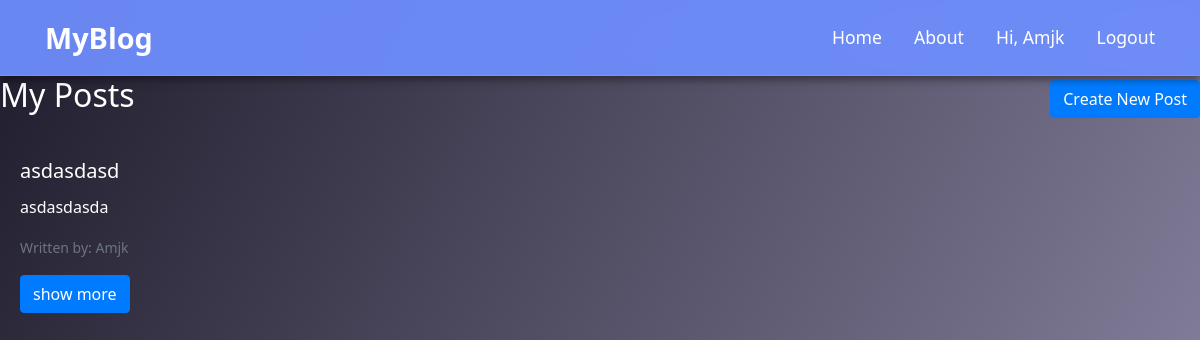
/my_post/ (signed in), run on the app's committed database.
### note/models.py (models this page shows, shortened)
class Note(models.Model):
    STATUS = (
        ("draft",'Draft'),
        ("published",'Published')
    )
    author = models.ForeignKey(User,on_delete=models.CASCADE ,related_name="blog_posts")
    slug = models.SlugField(max_length=250,unique_for_date="publish")
    title = models.CharField(max_length=250)
    body = models.TextField()
    publish = models.DateTimeField(default=timezone.now)
    created = models.DateTimeField(auto_now_add=True)
    updated = models.DateTimeField(auto_now=True)
    status = models.CharField(max_length=10,choices=STATUS,default="draft")
    published = PublishManager()
    objects = models.Manager()
    def get_absolute_url(self):
        return reverse("blog:post_detail",args=[self.publish.year,self.publish.month,self.publish.day,self.slug])
    class Meta:
        ordering = ("publish",)

### note/views.py (the view)
# urls.py: path("my_post/",views.show_my_post,name="my_post"),
def show_my_post(request):
    post = Note.published.all().filter(author=request.user)
    return render(request,"blog/post/my_post.html",{"post":post})

### note/models.py (called while the page is built)
    def get_queryset(self):
        return super(PublishManager,self).get_queryset().filter(status="published")

### template/blog/post/my_post.html
{% extends "base.html" %}
{% block content %}
  <div class="d-flex justify-content-between align-items-center mb-3">
    <h2>My Posts</h2>
    <a href="{% url 'blog:createpost' %}" class="btn btn-primary">Create New Post</a>
  </div>
  {% for post in post %}
  <div class="card-body">
      <h5 class="card-title">{{ post.title }}</h5>
      <p class="card-text">{{ post.body|truncatechars:150 }}</p>
      <p class="card-text"><small class="text-muted">Written by: {{ post.author }}</small></p>
      <a href="{{ post.get_absolute_url }}" class="btn btn-primary">show more</a>
  </div>
{% endfor %}
{% endblock content %}

### template/base.html (shortened to what this page needs)
<!DOCTYPE html>
{% load static %}
<html lang="en">
<head>
    <link rel="stylesheet" href="https://cdn.jsdelivr.net/npm/bootstrap@4.6.2/dist/css/bootstrap.min.css">
    <link rel="stylesheet" href="{% static 'css/static.css' %}">
</head>
<body>
    <nav class="custom-navbar">
        <div class="container">
          <a href="{% url 'blog:post_list' %}" class="logo">MyBlog</a>
          <ul class="nav-links">
            <li><a href="{% url 'blog:post_list' %}">Home</a></li>
            <li><a href="#">About</a></li>
            {% if user.is_authenticated %}
              <li><a href="{% url 'blog:my_post' %}">Hi, {{ user.username }}</a></li>
              <li><a href="{% url 'accounts:logout' %}">Logout</a></li>
            {% else %}
              <li><a href="{% url 'accounts:login' %}">Login</a></li>
            {% endif %}
          </ul>
        </div>
      </nav>
    {% block content %}
    {% endblock content %}
</body>
</html>

### static/css/static.css (style rules this page uses)
body { background: linear-gradient(120deg, #1f1c2c, #928dab); background-attachment: fixed; min-height: 100vh; margin: 0; padding: 0; font-family: "Segoe UI", Tahoma, Geneva, Verdana, sans-serif; color: #ffffff; }
.custom-navbar { background: rgba(110, 142, 251, 0.95); padding: 1rem 0; box-shadow: 0 4px 8px rgba(0,0,0,0.4); font-family: "Segoe UI", Tahoma, Geneva, Verdana, sans-serif; position: sticky; top: 0; z-index: 1000; backdrop-filter: saturate(180%) blur(10px); border-bottom: 1px solid rgba(255,255,255,0.1); }
.custom-navbar .container { display: flex; justify-content: space-between; align-items: center; }
.custom-navbar .logo { font-size: 1.8rem; color: white; font-weight: bold; text-decoration: none; }
.custom-navbar .nav-links { list-style: none; display: flex; margin: 0; padding: 0; }
.custom-navbar .nav-links li { margin-left: 2rem; }
.custom-navbar .nav-links a { color: white; text-decoration: none; font-size: 1.1rem; transition: color 0.3s ease; }

### data on the page
Note: title "asdasdasd", body "asdasdasda", author "Amjk"

### other printed values
{{ user.username }} "Amjk"
